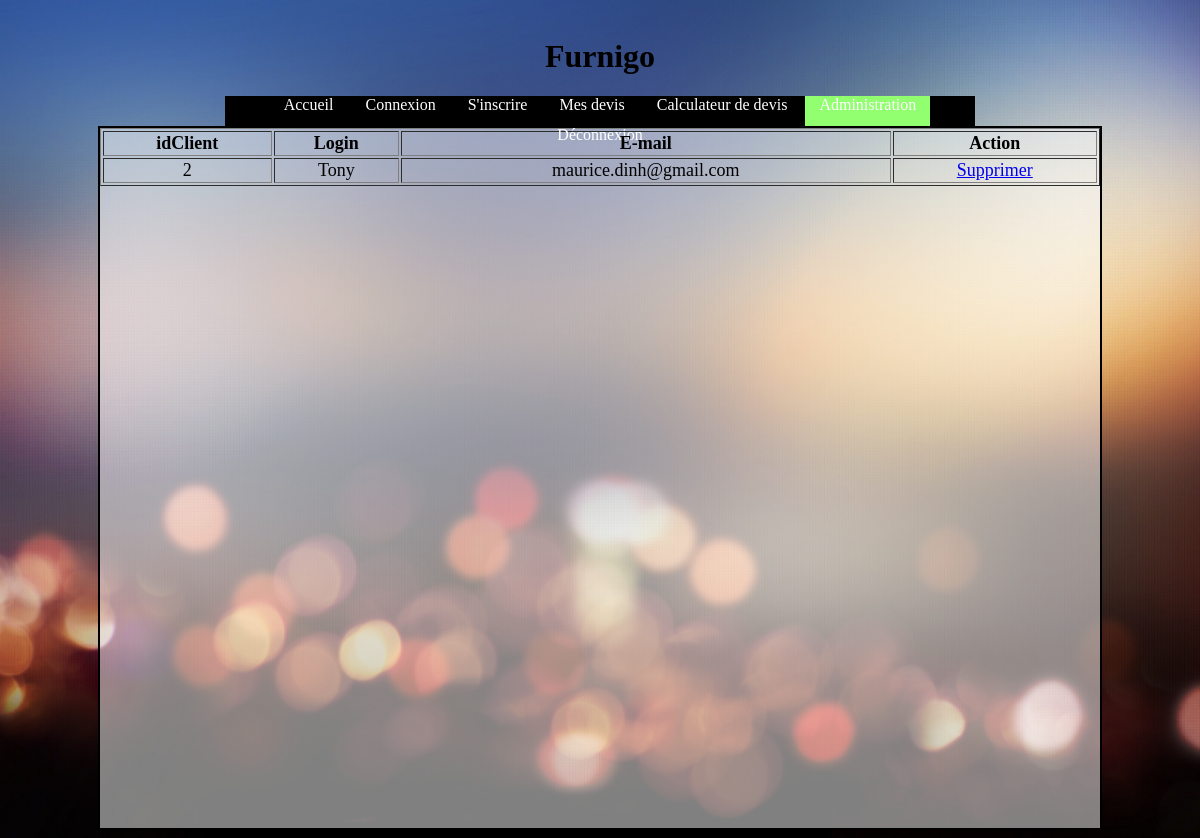
The page /Furnigo/admin.php (signed in) on the database as committed earlier.
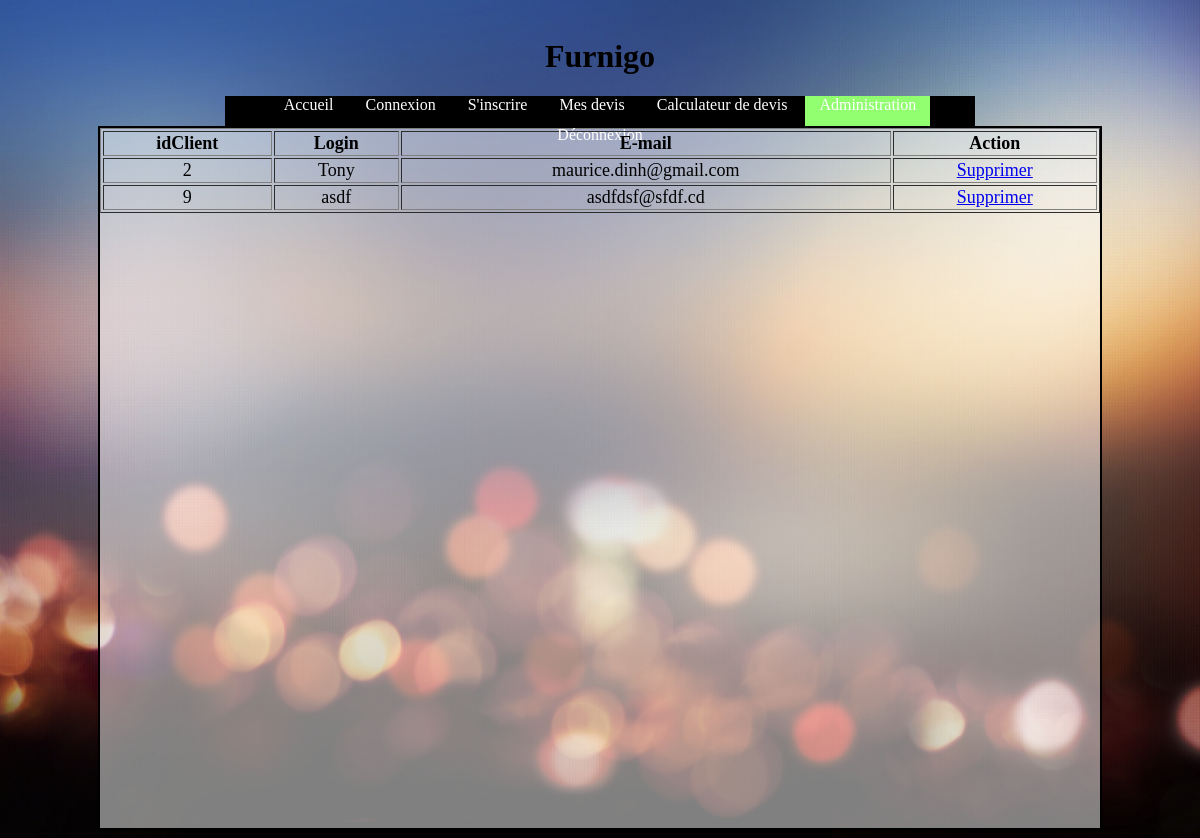
The same page on the database as committed later.
### tables this page shows
CREATE TABLE IF NOT EXISTS `t_clients` (
  `idClient` int(11) NOT NULL AUTO_INCREMENT,
  `Login` varchar(40) NOT NULL,
  `Email` varchar(50) NOT NULL,
  `Password` varchar(70) NOT NULL,
  `UserMode` tinyint(1) NOT NULL,
  PRIMARY KEY (`idClient`),
  UNIQUE KEY `Login` (`Login`,`Email`)
);

### Furnigo/users.php (called while the page is built, shortened)
<?php
function GetUsers(){
    $db = connectdb();
    $sql = $db->prepare("SELECT idClient,Login,Email FROM t_clients WHERE UserMode != 1");
    if($sql->execute()){
        return $sql->fetchAll(PDO::FETCH_ASSOC);
    }
    else{
        return null;
    }
}

### Furnigo/admin.php (the view, shortened to what this page needs)
<?php
require_once 'users.php';
if(isset($_SESSION['mode'])){
    $mode = $_SESSION['mode'];
    $users = GetUsers();
}
?>
<!DOCTYPE html>
<html>
    <head>
        <link rel="stylesheet" type="text/css" href="css/style.css">
    </head>
    <body>
    <center>
        <div id="title"><h1>Furnigo</h1></div>
        <nav>
            <ul>
                <li><a href="index.php">Accueil</a></li>
                <li><a href="connexion.php">Connexion</a></li>
                <li><a href="inscription.php">S'inscrire</a></li>
                <li><a href="devis.php">Mes devis</a></li>
                <li><a href="calculateur.php">Calculateur de devis</a></li>
                <?php if(isset($_SESSION['name']) && $mode == 1){ ?>
                <li class="active"><a href="admin.php">Administration</a></li>
                <?php } ?>
                <?php if(isset($_SESSION['name'])){?>
                <li><a href="logout.php">Déconnexion</a></li>
                <?php } ?>
            </ul>
        </nav>
        <div id="content">
            <table border="1" width="100%">
                <th>idClient</th>
                <th>Login</th>
                <th>E-mail</th>
                <th>Action</th>
            <?php foreach($users as $user): ?>
                <tr>
                    <td style="text-align: center"><?php echo $user['idClient'] ?></td>
                    <td style="text-align: center"><?php echo $user['Login'] ?></td>
                    <td style="text-align: center"><?php echo $user['Email'] ?></td>
                    <td style="text-align: center"><a href="delete.php?id=<?php echo $user['idClient'] ?>">Supprimer</a></td>
                </tr>
            <?php endforeach; ?>
                </table>
        </div>
    </center>
</body>
</html>

Rows that differ between the two databases and show on the page:
added t_clients: idClient "9", Login "asdf", Email "asdfdsf@sfdf.cd"
